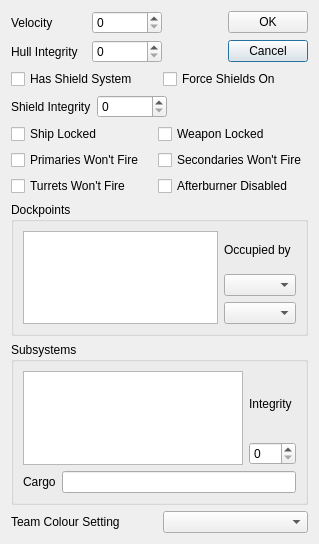
<?xml version="1.0" encoding="UTF-8"?>
<ui version="4.0">
 <class>fso::fred::dialogs::ShipInitialStatusDialog</class>
 <widget class="QDialog" name="fso::fred::dialogs::ShipInitialStatusDialog">
  <property name="geometry">
   <rect>
    <x>0</x>
    <y>0</y>
    <width>319</width>
    <height>544</height>
   </rect>
  </property>
  <property name="windowTitle">
   <string>Initial Status Editor</string>
  </property>
  <property name="modal">
   <bool>true</bool>
  </property>
  <layout class="QVBoxLayout" name="verticalLayout">
   <item>
    <layout class="QGridLayout" name="topGrid">
     <item row="0" column="0" alignment="Qt::AlignRight">
      <widget class="QLabel" name="velocityLabel">
       <property name="minimumSize">
        <size>
         <width>75</width>
         <height>0</height>
        </size>
       </property>
       <property name="text">
        <string>Velocity</string>
       </property>
      </widget>
     </item>
     <item row="1" column="1">
      <widget class="QSpinBox" name="hullSpinBox">
       <property name="minimumSize">
        <size>
         <width>70</width>
         <height>0</height>
        </size>
       </property>
       <property name="maximum">
        <number>100</number>
       </property>
      </widget>
     </item>
     <item row="1" column="3">
      <widget class="QPushButton" name="cancelPushButton">
       <property name="text">
        <string>Cancel</string>
       </property>
      </widget>
     </item>
     <item row="1" column="2">
      <spacer name="horizontalSpacer_4">
       <property name="orientation">
        <enum>Qt::Horizontal</enum>
       </property>
       <property name="sizeHint" stdset="0">
        <size>
         <width>40</width>
         <height>20</height>
        </size>
       </property>
      </spacer>
     </item>
     <item row="0" column="1">
      <widget class="QSpinBox" name="velocitySpinBox">
       <property name="minimumSize">
        <size>
         <width>70</width>
         <height>0</height>
        </size>
       </property>
       <property name="maximum">
        <number>100</number>
       </property>
      </widget>
     </item>
     <item row="0" column="2">
      <spacer name="horizontalSpacer_2">
       <property name="orientation">
        <enum>Qt::Horizontal</enum>
       </property>
       <property name="sizeHint" stdset="0">
        <size>
         <width>40</width>
         <height>20</height>
        </size>
       </property>
      </spacer>
     </item>
     <item row="0" column="3">
      <widget class="QPushButton" name="okPushButton">
       <property name="text">
        <string>OK</string>
       </property>
      </widget>
     </item>
     <item row="1" column="0" alignment="Qt::AlignRight">
      <widget class="QLabel" name="hullLabel">
       <property name="minimumSize">
        <size>
         <width>75</width>
         <height>0</height>
        </size>
       </property>
       <property name="text">
        <string>Hull Integrity</string>
       </property>
      </widget>
     </item>
    </layout>
   </item>
   <item>
    <layout class="QHBoxLayout" name="shieldLayout">
     <item>
      <widget class="fso::fred::ShipFlagCheckbox" name="hasShieldCheckBox">
       <property name="text">
        <string>Has Shield System</string>
       </property>
      </widget>
     </item>
     <item>
      <widget class="fso::fred::ShipFlagCheckbox" name="forceShieldsCheckBox">
       <property name="text">
        <string>Force Shields On</string>
       </property>
      </widget>
     </item>
    </layout>
   </item>
   <item>
    <layout class="QHBoxLayout" name="horizontalLayout_4">
     <item alignment="Qt::AlignRight">
      <widget class="QLabel" name="shieldHullLabel">
       <property name="text">
        <string>Shield Integrity</string>
       </property>
      </widget>
     </item>
     <item>
      <widget class="QSpinBox" name="shieldHullSpinBox">
       <property name="minimumSize">
        <size>
         <width>70</width>
         <height>0</height>
        </size>
       </property>
       <property name="maximum">
        <number>100</number>
       </property>
      </widget>
     </item>
     <item>
      <spacer name="horizontalSpacer_5">
       <property name="orientation">
        <enum>Qt::Horizontal</enum>
       </property>
       <property name="sizeHint" stdset="0">
        <size>
         <width>40</width>
         <height>20</height>
        </size>
       </property>
      </spacer>
     </item>
    </layout>
   </item>
   <item>
    <layout class="QGridLayout" name="lockLayout">
     <item row="1" column="1">
      <widget class="fso::fred::ShipFlagCheckbox" name="secondaryLockCheckBox">
       <property name="text">
        <string>Secondaries Won't Fire</string>
       </property>
      </widget>
     </item>
     <item row="0" column="1">
      <widget class="fso::fred::ShipFlagCheckbox" name="weaponLockCheckBox">
       <property name="text">
        <string>Weapon Locked</string>
       </property>
      </widget>
     </item>
     <item row="0" column="0">
      <widget class="fso::fred::ShipFlagCheckbox" name="shipLockCheckBox">
       <property name="text">
        <string>Ship Locked</string>
       </property>
      </widget>
     </item>
     <item row="1" column="0">
      <widget class="fso::fred::ShipFlagCheckbox" name="primaryLockCheckBox">
       <property name="text">
        <string>Primaries Won't Fire</string>
       </property>
      </widget>
     </item>
     <item row="2" column="0">
      <widget class="fso::fred::ShipFlagCheckbox" name="turretLockCheckBox">
       <property name="text">
        <string>Turrets Won't Fire</string>
       </property>
      </widget>
     </item>
     <item row="2" column="1">
      <widget class="fso::fred::ShipFlagCheckbox" name="afterburnerLockCheckBox">
       <property name="text">
        <string>Afterburner Disabled</string>
       </property>
      </widget>
     </item>
    </layout>
   </item>
   <item>
    <widget class="QGroupBox" name="dockpointGroupBox">
     <property name="title">
      <string>Dockpoints</string>
     </property>
     <layout class="QHBoxLayout" name="horizontalLayout_5">
      <item>
       <widget class="QListWidget" name="dockpointList">
        <property name="editTriggers">
         <set>QAbstractItemView::NoEditTriggers</set>
        </property>
       </widget>
      </item>
      <item>
       <layout class="QVBoxLayout" name="dockpointVerticalLayout">
        <item>
         <widget class="QLabel" name="dockeeLabel">
          <property name="text">
           <string>Occupied by</string>
          </property>
         </widget>
        </item>
        <item>
         <widget class="QComboBox" name="dockeeComboBox"/>
        </item>
        <item>
         <widget class="QComboBox" name="dockeePointComboBox"/>
        </item>
       </layout>
      </item>
     </layout>
    </widget>
   </item>
   <item>
    <widget class="QGroupBox" name="subsystemGroupBox">
     <property name="title">
      <string>Subsystems</string>
     </property>
     <layout class="QVBoxLayout" name="verticalLayout_3">
      <item>
       <layout class="QHBoxLayout" name="subsytemTopLayout">
        <item>
         <widget class="QListWidget" name="subsystemList"/>
        </item>
        <item>
         <layout class="QVBoxLayout" name="subsytemTopLeftLayout">
          <item>
           <widget class="QLabel" name="integrityLabel">
            <property name="text">
             <string>Integrity</string>
            </property>
           </widget>
          </item>
          <item>
           <widget class="QSpinBox" name="subIntegritySpinBox">
            <property name="maximum">
             <number>100</number>
            </property>
           </widget>
          </item>
         </layout>
        </item>
       </layout>
      </item>
      <item>
       <layout class="QHBoxLayout" name="cargoLayout">
        <item>
         <widget class="QLabel" name="cargoLabel">
          <property name="text">
           <string>Cargo</string>
          </property>
         </widget>
        </item>
        <item>
         <widget class="QLineEdit" name="cargoEdit"/>
        </item>
       </layout>
      </item>
     </layout>
    </widget>
   </item>
   <item>
    <layout class="QHBoxLayout" name="horizontalLayout_8">
     <item>
      <widget class="QLabel" name="colourLabel">
       <property name="text">
        <string>Team Colour Setting</string>
       </property>
      </widget>
     </item>
     <item>
      <widget class="QComboBox" name="colourComboBox"/>
     </item>
    </layout>
   </item>
  </layout>
 </widget>
 <customwidgets>
  <customwidget>
   <class>fso::fred::ShipFlagCheckbox</class>
   <extends>QCheckBox</extends>
   <header>ui/widgets/ShipFlagCheckbox.h</header>
  </customwidget>
 </customwidgets>
 <resources>
  <include location="../resources/resources.qrc"/>
 </resources>
 <connections/>
</ui>
